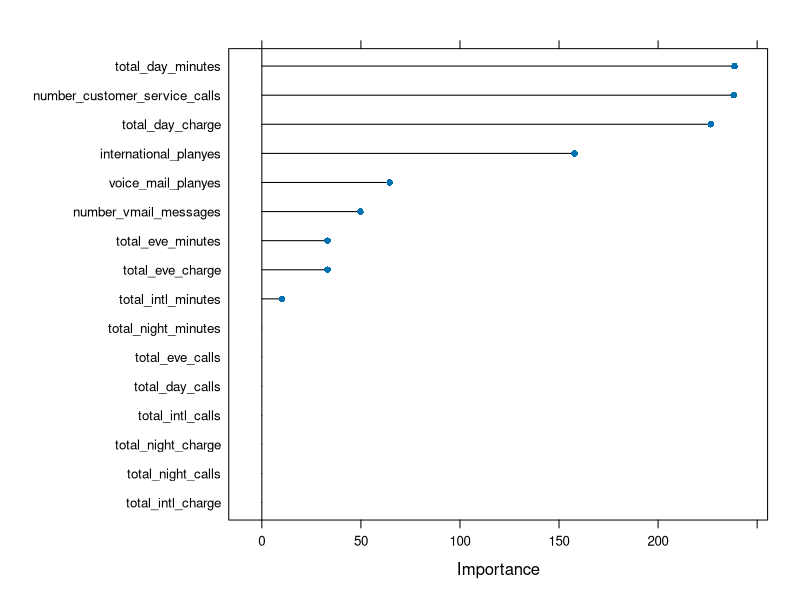

This figure's R source:
library ( e1071     )
library ( reshape2  )
library ( ggplot2   )
library ( caret     )
library ( party     )
library ( modeldata )
library ( class     )
library ( car       )

pdf ( file = 'Rplots.pdf' , onefile = T , paper = 'A4r' , width=80 , height=80 )

data ( mlc_churn )

churnTrain = mlc_churn [ , ! names ( mlc_churn ) %in% c ( "state" , "area_code" , "account_length" ) ]
names ( churnTrain )

set.seed ( 2 )

cat ('\n' ) ; print ( 'Ranking the variable importance with the caret package' )

control = trainControl ( method = "repeatedcv" , number = 10 , repeats = 3 )

model = train ( churn~. , data = churnTrain , method = "rpart" , preProcess = "scale" , trControl = control )

importance = varImp ( model , scale = FALSE )
importance

cat  ( '\n'       ) ; print ( 'Ranking plot for weight importance' )
plot ( importance )
